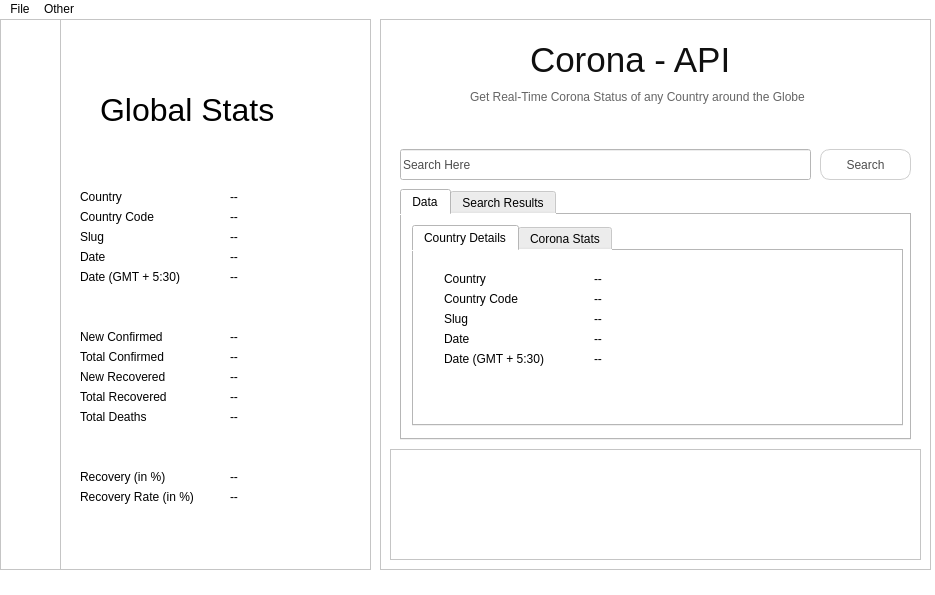
<?xml version="1.0" encoding="UTF-8"?>
<ui version="4.0">
 <class>MainWindow</class>
 <widget class="QMainWindow" name="MainWindow">
  <property name="geometry">
   <rect>
    <x>0</x>
    <y>0</y>
    <width>935</width>
    <height>595</height>
   </rect>
  </property>
  <property name="minimumSize">
   <size>
    <width>935</width>
    <height>595</height>
   </size>
  </property>
  <property name="maximumSize">
   <size>
    <width>935</width>
    <height>595</height>
   </size>
  </property>
  <property name="windowTitle">
   <string>MainWindow</string>
  </property>
  <property name="styleSheet">
   <string notr="true">background-color:white;</string>
  </property>
  <widget class="QWidget" name="centralwidget">
   <widget class="QFrame" name="frame_left">
    <property name="geometry">
     <rect>
      <x>0</x>
      <y>0</y>
      <width>371</width>
      <height>551</height>
     </rect>
    </property>
    <property name="statusTip">
     <string>Dashboard</string>
    </property>
    <property name="styleSheet">
     <string notr="true">#frame_left{
	background-color:white;
	font-family:sans-serif;
}
#frame_left:hover{
}</string>
    </property>
    <property name="frameShape">
     <enum>QFrame::StyledPanel</enum>
    </property>
    <property name="frameShadow">
     <enum>QFrame::Raised</enum>
    </property>
    <widget class="QFrame" name="frame_left_dash">
     <property name="geometry">
      <rect>
       <x>0</x>
       <y>0</y>
       <width>61</width>
       <height>551</height>
      </rect>
     </property>
     <property name="statusTip">
      <string>Navigation Menu</string>
     </property>
     <property name="frameShape">
      <enum>QFrame::StyledPanel</enum>
     </property>
     <property name="frameShadow">
      <enum>QFrame::Raised</enum>
     </property>
    </widget>
    <widget class="QLabel" name="label_11">
     <property name="geometry">
      <rect>
       <x>100</x>
       <y>60</y>
       <width>241</width>
       <height>61</height>
      </rect>
     </property>
     <property name="font">
      <font>
       <pointsize>24</pointsize>
      </font>
     </property>
     <property name="statusTip">
      <string>Quick Stats Head</string>
     </property>
     <property name="text">
      <string>Global Stats</string>
     </property>
    </widget>
    <widget class="QLabel" name="label_12">
     <property name="geometry">
      <rect>
       <x>80</x>
       <y>190</y>
       <width>121</width>
       <height>16</height>
      </rect>
     </property>
     <property name="statusTip">
      <string>Country Code</string>
     </property>
     <property name="text">
      <string>Country Code</string>
     </property>
    </widget>
    <widget class="QLabel" name="Country_name_quick">
     <property name="geometry">
      <rect>
       <x>230</x>
       <y>170</y>
       <width>57</width>
       <height>15</height>
      </rect>
     </property>
     <property name="text">
      <string>--</string>
     </property>
    </widget>
    <widget class="QLabel" name="Country_code_quick">
     <property name="geometry">
      <rect>
       <x>230</x>
       <y>190</y>
       <width>57</width>
       <height>15</height>
      </rect>
     </property>
     <property name="text">
      <string>--</string>
     </property>
    </widget>
    <widget class="QLabel" name="label_15">
     <property name="geometry">
      <rect>
       <x>80</x>
       <y>250</y>
       <width>121</width>
       <height>16</height>
      </rect>
     </property>
     <property name="statusTip">
      <string>Date (Specific Zone)</string>
     </property>
     <property name="text">
      <string>Date (GMT + 5:30)</string>
     </property>
    </widget>
    <widget class="QLabel" name="label_16">
     <property name="geometry">
      <rect>
       <x>80</x>
       <y>210</y>
       <width>121</width>
       <height>16</height>
      </rect>
     </property>
     <property name="statusTip">
      <string>Slug</string>
     </property>
     <property name="text">
      <string>Slug</string>
     </property>
    </widget>
    <widget class="QLabel" name="Date_specific_quick">
     <property name="geometry">
      <rect>
       <x>230</x>
       <y>250</y>
       <width>57</width>
       <height>15</height>
      </rect>
     </property>
     <property name="text">
      <string>--</string>
     </property>
    </widget>
    <widget class="QLabel" name="label_18">
     <property name="geometry">
      <rect>
       <x>80</x>
       <y>170</y>
       <width>121</width>
       <height>16</height>
      </rect>
     </property>
     <property name="statusTip">
      <string>Country Name</string>
     </property>
     <property name="text">
      <string>Country</string>
     </property>
    </widget>
    <widget class="QLabel" name="label_19">
     <property name="geometry">
      <rect>
       <x>80</x>
       <y>230</y>
       <width>121</width>
       <height>16</height>
      </rect>
     </property>
     <property name="statusTip">
      <string>Date</string>
     </property>
     <property name="text">
      <string>Date</string>
     </property>
    </widget>
    <widget class="QLabel" name="Date_quick">
     <property name="geometry">
      <rect>
       <x>230</x>
       <y>230</y>
       <width>57</width>
       <height>15</height>
      </rect>
     </property>
     <property name="text">
      <string>--</string>
     </property>
    </widget>
    <widget class="QLabel" name="Slug_quick">
     <property name="geometry">
      <rect>
       <x>230</x>
       <y>210</y>
       <width>57</width>
       <height>15</height>
      </rect>
     </property>
     <property name="text">
      <string>--</string>
     </property>
    </widget>
    <widget class="QLabel" name="newRecovered_quick">
     <property name="geometry">
      <rect>
       <x>230</x>
       <y>350</y>
       <width>57</width>
       <height>15</height>
      </rect>
     </property>
     <property name="text">
      <string>--</string>
     </property>
    </widget>
    <widget class="QLabel" name="label_37">
     <property name="geometry">
      <rect>
       <x>80</x>
       <y>390</y>
       <width>131</width>
       <height>16</height>
      </rect>
     </property>
     <property name="statusTip">
      <string>Total Deaths </string>
     </property>
     <property name="text">
      <string>Total Deaths</string>
     </property>
    </widget>
    <widget class="QLabel" name="label_38">
     <property name="geometry">
      <rect>
       <x>80</x>
       <y>350</y>
       <width>131</width>
       <height>16</height>
      </rect>
     </property>
     <property name="statusTip">
      <string>New Recovered Cases </string>
     </property>
     <property name="text">
      <string>New Recovered</string>
     </property>
    </widget>
    <widget class="QLabel" name="totalDeaths_quick">
     <property name="geometry">
      <rect>
       <x>230</x>
       <y>390</y>
       <width>57</width>
       <height>15</height>
      </rect>
     </property>
     <property name="text">
      <string>--</string>
     </property>
    </widget>
    <widget class="QLabel" name="label_40">
     <property name="geometry">
      <rect>
       <x>80</x>
       <y>370</y>
       <width>131</width>
       <height>16</height>
      </rect>
     </property>
     <property name="statusTip">
      <string>Total Recovered Cases</string>
     </property>
     <property name="text">
      <string>Total Recovered</string>
     </property>
    </widget>
    <widget class="QLabel" name="newConfirmed_quick">
     <property name="geometry">
      <rect>
       <x>230</x>
       <y>310</y>
       <width>57</width>
       <height>15</height>
      </rect>
     </property>
     <property name="text">
      <string>--</string>
     </property>
    </widget>
    <widget class="QLabel" name="totalConfirmed_quick">
     <property name="geometry">
      <rect>
       <x>230</x>
       <y>330</y>
       <width>57</width>
       <height>15</height>
      </rect>
     </property>
     <property name="text">
      <string>--</string>
     </property>
    </widget>
    <widget class="QLabel" name="totalRecovered_quick">
     <property name="geometry">
      <rect>
       <x>230</x>
       <y>370</y>
       <width>57</width>
       <height>15</height>
      </rect>
     </property>
     <property name="text">
      <string>--</string>
     </property>
    </widget>
    <widget class="QLabel" name="label_44">
     <property name="geometry">
      <rect>
       <x>80</x>
       <y>330</y>
       <width>131</width>
       <height>16</height>
      </rect>
     </property>
     <property name="statusTip">
      <string>Total Confirmed Cases</string>
     </property>
     <property name="text">
      <string>Total Confirmed</string>
     </property>
    </widget>
    <widget class="QLabel" name="label_45">
     <property name="geometry">
      <rect>
       <x>80</x>
       <y>310</y>
       <width>131</width>
       <height>16</height>
      </rect>
     </property>
     <property name="statusTip">
      <string>New Confirmed cases</string>
     </property>
     <property name="text">
      <string>New Confirmed</string>
     </property>
    </widget>
    <widget class="QLabel" name="label_46">
     <property name="geometry">
      <rect>
       <x>80</x>
       <y>470</y>
       <width>131</width>
       <height>16</height>
      </rect>
     </property>
     <property name="statusTip">
      <string>Recovery Rate in Percentage</string>
     </property>
     <property name="text">
      <string>Recovery Rate (in %)</string>
     </property>
    </widget>
    <widget class="QLabel" name="label_47">
     <property name="geometry">
      <rect>
       <x>80</x>
       <y>450</y>
       <width>131</width>
       <height>16</height>
      </rect>
     </property>
     <property name="statusTip">
      <string>Recovery Percentage</string>
     </property>
     <property name="text">
      <string>Recovery (in %)</string>
     </property>
    </widget>
    <widget class="QLabel" name="Recovery_rate_quick">
     <property name="geometry">
      <rect>
       <x>230</x>
       <y>470</y>
       <width>57</width>
       <height>15</height>
      </rect>
     </property>
     <property name="text">
      <string>--</string>
     </property>
    </widget>
    <widget class="QLabel" name="Recovery_perc_quick">
     <property name="geometry">
      <rect>
       <x>230</x>
       <y>450</y>
       <width>57</width>
       <height>15</height>
      </rect>
     </property>
     <property name="text">
      <string>--</string>
     </property>
    </widget>
   </widget>
   <widget class="QFrame" name="frame_right">
    <property name="geometry">
     <rect>
      <x>380</x>
      <y>0</y>
      <width>551</width>
      <height>551</height>
     </rect>
    </property>
    <property name="styleSheet">
     <string notr="true">#frame_right{
	background-color:white;
	font-family:sans-serif;
}
#frame_right:hover{
}</string>
    </property>
    <property name="frameShape">
     <enum>QFrame::StyledPanel</enum>
    </property>
    <property name="frameShadow">
     <enum>QFrame::Raised</enum>
    </property>
    <widget class="QPushButton" name="btn_search">
     <property name="geometry">
      <rect>
       <x>440</x>
       <y>130</y>
       <width>91</width>
       <height>31</height>
      </rect>
     </property>
     <property name="cursor">
      <cursorShape>ArrowCursor</cursorShape>
     </property>
     <property name="statusTip">
      <string>Search Button</string>
     </property>
     <property name="styleSheet">
      <string notr="true">#btn_search{
	background-color:white;
	border:1px solid rgb(207,207,207);
	border-radius: 10px;
	cursor:pointer;
	color : rgb(77,77,77);
}
#btn_search:hover{
	color : white;
	background-color: royalblue;
}</string>
     </property>
     <property name="text">
      <string>Search</string>
     </property>
    </widget>
    <widget class="QLineEdit" name="Search_box">
     <property name="geometry">
      <rect>
       <x>20</x>
       <y>130</y>
       <width>411</width>
       <height>31</height>
      </rect>
     </property>
     <property name="focusPolicy">
      <enum>Qt::StrongFocus</enum>
     </property>
     <property name="contextMenuPolicy">
      <enum>Qt::DefaultContextMenu</enum>
     </property>
     <property name="statusTip">
      <string>Search Box</string>
     </property>
     <property name="styleSheet">
      <string notr="true">#Search_box{
	color:rgb(77,77,77);
}</string>
     </property>
     <property name="text">
      <string>Search Here</string>
     </property>
    </widget>
    <widget class="QLabel" name="head_title">
     <property name="geometry">
      <rect>
       <x>150</x>
       <y>20</y>
       <width>221</width>
       <height>41</height>
      </rect>
     </property>
     <property name="font">
      <font>
       <pointsize>26</pointsize>
      </font>
     </property>
     <property name="statusTip">
      <string>Application Name</string>
     </property>
     <property name="styleSheet">
      <string notr="true">color:#101010;</string>
     </property>
     <property name="text">
      <string>Corona - API</string>
     </property>
    </widget>
    <widget class="QLabel" name="label_desc">
     <property name="geometry">
      <rect>
       <x>90</x>
       <y>70</y>
       <width>381</width>
       <height>16</height>
      </rect>
     </property>
     <property name="statusTip">
      <string>Application Description</string>
     </property>
     <property name="styleSheet">
      <string notr="true">color : rgb(101,101,101);</string>
     </property>
     <property name="text">
      <string>Get Real-Time Corona Status of any Country around the Globe</string>
     </property>
    </widget>
    <widget class="QPlainTextEdit" name="logs_area">
     <property name="geometry">
      <rect>
       <x>10</x>
       <y>430</y>
       <width>531</width>
       <height>111</height>
      </rect>
     </property>
     <property name="statusTip">
      <string>logs</string>
     </property>
    </widget>
    <widget class="QTabWidget" name="results_tab">
     <property name="geometry">
      <rect>
       <x>20</x>
       <y>170</y>
       <width>511</width>
       <height>251</height>
      </rect>
     </property>
     <property name="statusTip">
      <string>Results Tab</string>
     </property>
     <property name="styleSheet">
      <string notr="true"/>
     </property>
     <property name="tabPosition">
      <enum>QTabWidget::North</enum>
     </property>
     <property name="currentIndex">
      <number>0</number>
     </property>
     <property name="tabBarAutoHide">
      <bool>false</bool>
     </property>
     <widget class="QWidget" name="data_disp_tab">
      <property name="styleSheet">
       <string notr="true">
background-color: rgb(255, 255, 255);</string>
      </property>
      <attribute name="title">
       <string>Data</string>
      </attribute>
      <widget class="QTabWidget" name="data_tabs">
       <property name="geometry">
        <rect>
         <x>10</x>
         <y>10</y>
         <width>491</width>
         <height>201</height>
        </rect>
       </property>
       <property name="statusTip">
        <string>Data tab</string>
       </property>
       <property name="currentIndex">
        <number>0</number>
       </property>
       <widget class="QWidget" name="country_dets_tab">
        <attribute name="title">
         <string>Country Details</string>
        </attribute>
        <widget class="QLabel" name="Country_name_search">
         <property name="geometry">
          <rect>
           <x>180</x>
           <y>20</y>
           <width>57</width>
           <height>15</height>
          </rect>
         </property>
         <property name="text">
          <string>--</string>
         </property>
        </widget>
        <widget class="QLabel" name="label_2">
         <property name="geometry">
          <rect>
           <x>30</x>
           <y>40</y>
           <width>121</width>
           <height>16</height>
          </rect>
         </property>
         <property name="statusTip">
          <string>Country Code</string>
         </property>
         <property name="text">
          <string>Country Code</string>
         </property>
        </widget>
        <widget class="QLabel" name="Country_code_search">
         <property name="geometry">
          <rect>
           <x>180</x>
           <y>40</y>
           <width>57</width>
           <height>15</height>
          </rect>
         </property>
         <property name="text">
          <string>--</string>
         </property>
        </widget>
        <widget class="QLabel" name="label_3">
         <property name="geometry">
          <rect>
           <x>30</x>
           <y>60</y>
           <width>121</width>
           <height>16</height>
          </rect>
         </property>
         <property name="statusTip">
          <string>Slug</string>
         </property>
         <property name="text">
          <string>Slug</string>
         </property>
        </widget>
        <widget class="QLabel" name="label_5">
         <property name="geometry">
          <rect>
           <x>30</x>
           <y>100</y>
           <width>121</width>
           <height>16</height>
          </rect>
         </property>
         <property name="statusTip">
          <string>Date (Specific Zone)</string>
         </property>
         <property name="text">
          <string>Date (GMT + 5:30)</string>
         </property>
        </widget>
        <widget class="QLabel" name="Date_specific_search">
         <property name="geometry">
          <rect>
           <x>180</x>
           <y>100</y>
           <width>57</width>
           <height>15</height>
          </rect>
         </property>
         <property name="text">
          <string>--</string>
         </property>
        </widget>
        <widget class="QLabel" name="label">
         <property name="geometry">
          <rect>
           <x>30</x>
           <y>20</y>
           <width>121</width>
           <height>16</height>
          </rect>
         </property>
         <property name="statusTip">
          <string>Country Name</string>
         </property>
         <property name="text">
          <string>Country</string>
         </property>
        </widget>
        <widget class="QLabel" name="label_4">
         <property name="geometry">
          <rect>
           <x>30</x>
           <y>80</y>
           <width>121</width>
           <height>16</height>
          </rect>
         </property>
         <property name="statusTip">
          <string>Date</string>
         </property>
         <property name="text">
          <string>Date</string>
         </property>
        </widget>
        <widget class="QLabel" name="Date_search">
         <property name="geometry">
          <rect>
           <x>180</x>
           <y>80</y>
           <width>57</width>
           <height>15</height>
          </rect>
         </property>
         <property name="text">
          <string>--</string>
         </property>
        </widget>
        <widget class="QLabel" name="Slug_search">
         <property name="geometry">
          <rect>
           <x>180</x>
           <y>60</y>
           <width>57</width>
           <height>15</height>
          </rect>
         </property>
         <property name="text">
          <string>--</string>
         </property>
        </widget>
       </widget>
       <widget class="QWidget" name="corona_stats_tab">
        <attribute name="title">
         <string>Corona Stats</string>
        </attribute>
        <widget class="QLabel" name="label_22">
         <property name="geometry">
          <rect>
           <x>20</x>
           <y>40</y>
           <width>131</width>
           <height>16</height>
          </rect>
         </property>
         <property name="statusTip">
          <string>Total Confirmed Cases</string>
         </property>
         <property name="text">
          <string>Total Confirmed</string>
         </property>
        </widget>
        <widget class="QLabel" name="newConfirmed_search">
         <property name="geometry">
          <rect>
           <x>170</x>
           <y>20</y>
           <width>57</width>
           <height>15</height>
          </rect>
         </property>
         <property name="text">
          <string>--</string>
         </property>
        </widget>
        <widget class="QLabel" name="totalConfirmed_search">
         <property name="geometry">
          <rect>
           <x>170</x>
           <y>40</y>
           <width>57</width>
           <height>15</height>
          </rect>
         </property>
         <property name="text">
          <string>--</string>
         </property>
        </widget>
        <widget class="QLabel" name="label_25">
         <property name="geometry">
          <rect>
           <x>20</x>
           <y>120</y>
           <width>131</width>
           <height>16</height>
          </rect>
         </property>
         <property name="statusTip">
          <string>Recovery Percentage</string>
         </property>
         <property name="text">
          <string>Recovery (in %)</string>
         </property>
        </widget>
        <widget class="QLabel" name="label_26">
         <property name="geometry">
          <rect>
           <x>20</x>
           <y>60</y>
           <width>131</width>
           <height>16</height>
          </rect>
         </property>
         <property name="statusTip">
          <string>New Recovered Cases </string>
         </property>
         <property name="text">
          <string>New Recovered</string>
         </property>
        </widget>
        <widget class="QLabel" name="Recovery_perc_search">
         <property name="geometry">
          <rect>
           <x>170</x>
           <y>120</y>
           <width>57</width>
           <height>15</height>
          </rect>
         </property>
         <property name="text">
          <string>--</string>
         </property>
        </widget>
        <widget class="QLabel" name="label_28">
         <property name="geometry">
          <rect>
           <x>20</x>
           <y>20</y>
           <width>131</width>
           <height>16</height>
          </rect>
         </property>
         <property name="statusTip">
          <string>New Confirmed cases</string>
         </property>
         <property name="text">
          <string>New Confirmed</string>
         </property>
        </widget>
        <widget class="QLabel" name="label_29">
         <property name="geometry">
          <rect>
           <x>20</x>
           <y>80</y>
           <width>131</width>
           <height>16</height>
          </rect>
         </property>
         <property name="statusTip">
          <string>Total Recovered Cases</string>
         </property>
         <property name="text">
          <string>Total Recovered</string>
         </property>
        </widget>
        <widget class="QLabel" name="totalRecovered_search">
         <property name="geometry">
          <rect>
           <x>170</x>
           <y>80</y>
           <width>57</width>
           <height>15</height>
          </rect>
         </property>
         <property name="text">
          <string>--</string>
         </property>
        </widget>
        <widget class="QLabel" name="newRecovered_search">
         <property name="geometry">
          <rect>
           <x>170</x>
           <y>60</y>
           <width>57</width>
           <height>15</height>
          </rect>
         </property>
         <property name="text">
          <string>--</string>
         </property>
        </widget>
        <widget class="QLabel" name="label_32">
         <property name="geometry">
          <rect>
           <x>20</x>
           <y>140</y>
           <width>131</width>
           <height>16</height>
          </rect>
         </property>
         <property name="statusTip">
          <string>Recovery Rate in Percentage</string>
         </property>
         <property name="text">
          <string>Recovery Rate (in %)</string>
         </property>
        </widget>
        <widget class="QLabel" name="Recovery_rate_search">
         <property name="geometry">
          <rect>
           <x>170</x>
           <y>140</y>
           <width>57</width>
           <height>15</height>
          </rect>
         </property>
         <property name="text">
          <string>--</string>
         </property>
        </widget>
        <widget class="QLabel" name="label_34">
         <property name="geometry">
          <rect>
           <x>20</x>
           <y>100</y>
           <width>131</width>
           <height>16</height>
          </rect>
         </property>
         <property name="statusTip">
          <string>Total Deaths </string>
         </property>
         <property name="text">
          <string>Total Deaths</string>
         </property>
        </widget>
        <widget class="QLabel" name="totalDeaths_search">
         <property name="geometry">
          <rect>
           <x>170</x>
           <y>100</y>
           <width>57</width>
           <height>15</height>
          </rect>
         </property>
         <property name="text">
          <string>--</string>
         </property>
        </widget>
       </widget>
      </widget>
     </widget>
     <widget class="QWidget" name="search_res_tab">
      <property name="styleSheet">
       <string notr="true">background-color: rgb(255, 255, 255);</string>
      </property>
      <attribute name="title">
       <string>Search Results</string>
      </attribute>
      <widget class="QListView" name="search_res_list">
       <property name="geometry">
        <rect>
         <x>10</x>
         <y>10</y>
         <width>481</width>
         <height>201</height>
        </rect>
       </property>
       <property name="statusTip">
        <string>Search Results</string>
       </property>
      </widget>
     </widget>
    </widget>
   </widget>
  </widget>
  <widget class="QMenuBar" name="menubar">
   <property name="geometry">
    <rect>
     <x>0</x>
     <y>0</y>
     <width>935</width>
     <height>20</height>
    </rect>
   </property>
   <widget class="QMenu" name="menuFile">
    <property name="title">
     <string>File</string>
    </property>
    <addaction name="actionSave"/>
    <addaction name="actionPrint"/>
    <addaction name="actionRefresh"/>
    <addaction name="separator"/>
    <addaction name="actionSettings"/>
    <addaction name="separator"/>
    <addaction name="actionExit"/>
   </widget>
   <widget class="QMenu" name="menuOther">
    <property name="title">
     <string>Other</string>
    </property>
    <addaction name="actionHide_Menu"/>
   </widget>
   <addaction name="menuFile"/>
   <addaction name="menuOther"/>
  </widget>
  <widget class="QStatusBar" name="statusbar"/>
  <action name="actionSave">
   <property name="text">
    <string>Save </string>
   </property>
   <property name="shortcut">
    <string>Ctrl+S</string>
   </property>
  </action>
  <action name="actionPrint">
   <property name="text">
    <string>Print</string>
   </property>
   <property name="shortcut">
    <string>Ctrl+P</string>
   </property>
  </action>
  <action name="actionRefresh">
   <property name="text">
    <string>Refresh</string>
   </property>
   <property name="shortcut">
    <string>Ctrl+R</string>
   </property>
  </action>
  <action name="actionSettings">
   <property name="text">
    <string>Settings</string>
   </property>
   <property name="shortcut">
    <string>Ctrl+Shift+S</string>
   </property>
  </action>
  <action name="actionExit">
   <property name="text">
    <string>Exit</string>
   </property>
   <property name="shortcut">
    <string>Ctrl+W</string>
   </property>
  </action>
  <action name="actionHide_Menu">
   <property name="text">
    <string>Hide Menu</string>
   </property>
   <property name="shortcut">
    <string>Ctrl+Shift+H</string>
   </property>
  </action>
 </widget>
 <resources/>
 <connections/>
</ui>
